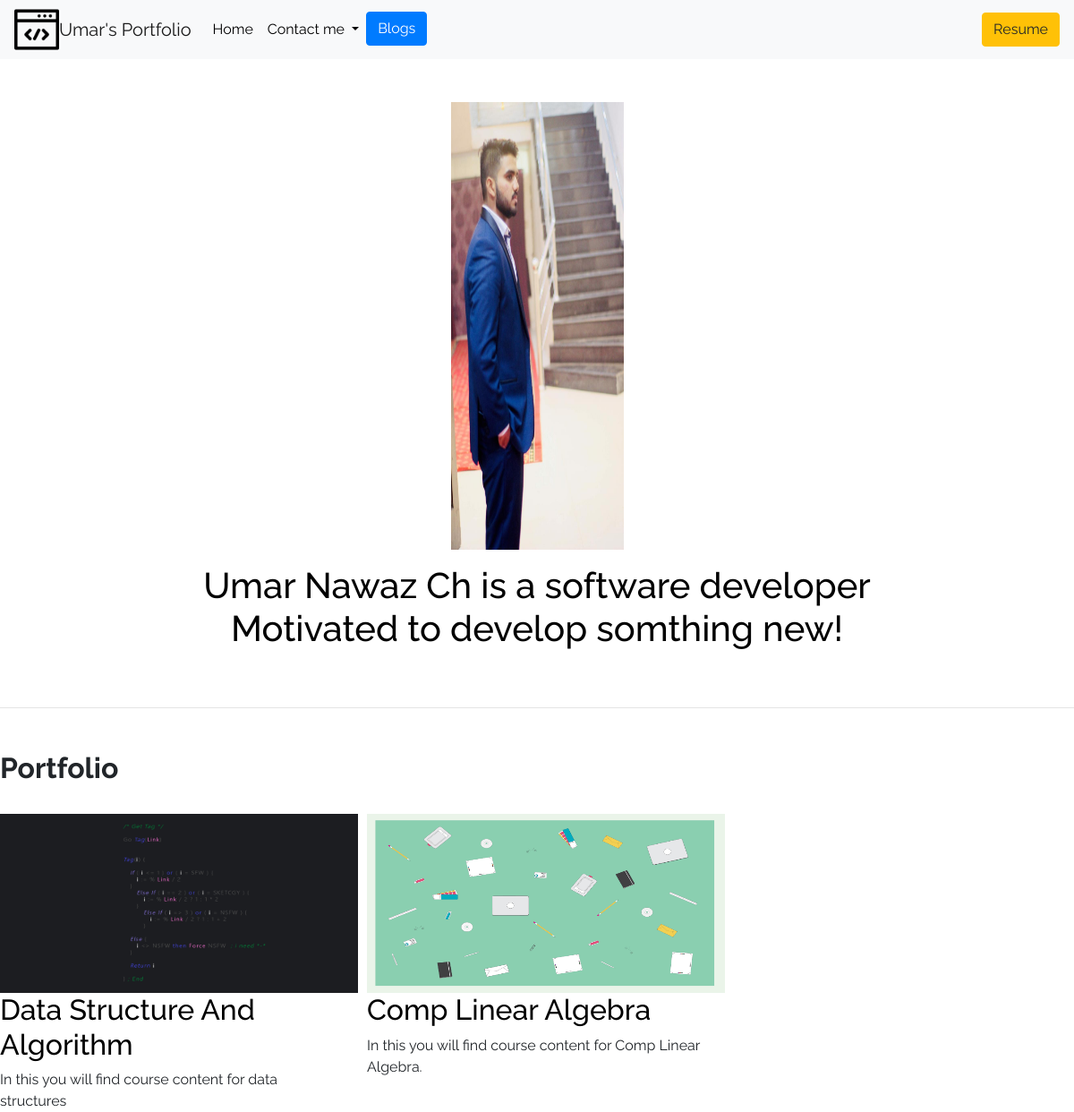
The page / on the database its author committed.
### portfolio/models.py (models this page shows, shortened)
class Project(models.Model):
    title = models.CharField(max_length=100)
    image = models.ImageField(upload_to = 'portfolio/image/')
    description = models.CharField(max_length=2000)
    url = models.URLField(blank=True)

### portfolio/views.py (the view)
# urls.py: 2. Add a URL to urlpatterns:  path('', views.home, name='home')
def home(request):
    projects = Project.objects.all()
    return render(request,'portfolio/home.html',{'projects':projects})

### portfolio/templates/portfolio/home.html (shortened to what this page needs)
<body>
{% extends 'portfolio/base.html' %}
{% block content %}
    {% load static %}
    <br>
    <br>
    <div class="row justify-content-center mb-3">
        <div class="col-5">
    <img src = "{% static 'portfolio/umar.jpeg' %}" height="500" style= "margin-left: auto;margin-right: auto;width: 40%;display: block;">
        </div>
    </div>
    <div class="row justify-content-center mb-3">
        <div class="col-mb-9 text-center">
    <h1 style="text-align: center;color: black;"> Umar Nawaz Ch is a software developer<br>Motivated to develop somthing new! </h1>
        </div>
    </div>
    <br>
    <hr style="color: rgba(31, 31, 31, 0.021);">
    <h2 class="mt-5"><b> Portfolio</b></h2><br>
    <div class="row">
    {% for project in projects %}
        <div class="col-lg-4 col-md-6">
    <a href="{{ project.url }}" target="_blank"><img src = "{{ project.image.url }}" height="200" width="400"></a>
    <br>
    <h2 style="color: black;">{{ project.title }}</h2>
    {{ project.description }}
    <br>
        </div>
    {% endfor %}
    </div>
{% endblock %}

### portfolio/static/portfolio/custom.css (style rules this page uses)
body { font-family: 'Raleway', sans-serif; }

### rows shown on the page
Project: image (picture), title "Data Structure And Algorithm", description "In this you will find course content for data structures"
Project: image (picture), title "Comp Linear Algebra", description "In this you will find course content for Comp Linear Algebra."
